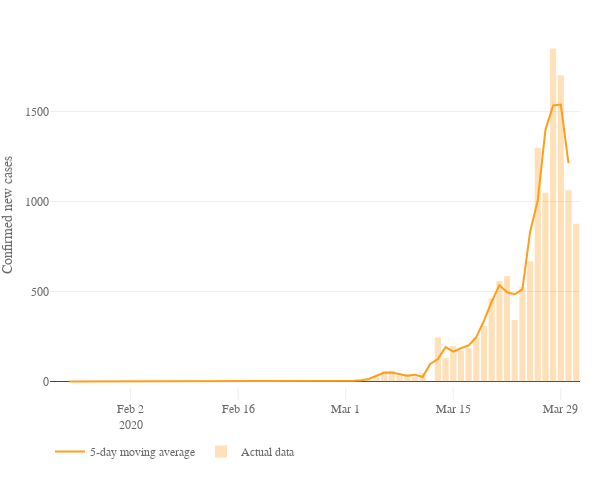

Notebook cell for this chart:
### Code cell
# Plot

for i, c in enumerate(top10_country):
    data = []
    nc = df_merged[df_merged['Country/Region'] == c].confirmed_newcases_movavg
    ncp = df_merged[df_merged['Country/Region'] == c].confirmed_newcases_by100000pop_movavg
    
    data.append(go.Scatter(x = df_merged[df_merged['Country/Region'] == c].dt,
                           y = nc,
                           name = '5-day moving average',
                           marker = dict(color = '#FF9E1B'),
                           hoverinfo = 'skip',
                           hovertext = ['{:.0f}'.format(i) for i in nc],
                           hoverlabel = dict(bordercolor = 'gray',
                                             bgcolor = 'white',
                                             font = dict(color = 'gray'),
                                             )
                           )
                ),
    data.append(go.Bar(x = df_merged[df_merged['Country/Region'] == c].dt,
                       y = df_merged[df_merged['Country/Region'] == c].confirmed_newcases,
                       name = 'Actual data',
                       opacity = 0.3,
                       marker = dict(color = '#FF9E1B'),
                       hoverinfo = 'y',
                       hovertext = c,
                       hoverlabel = dict(bordercolor = 'gray',
                                         bgcolor = 'white',
                                         font = dict(color = 'gray'),
                                         ),
                       )
                )
    
    lay = go.Layout(width = 600,
                    height = 500,
                    xaxis = dict(#nticks = 10,
                                 ticks = 'inside',
                                 ticklen = 12,
                                 tickcolor = '#eee',
                                 rangemode = 'nonnegative',
                                 zeroline = False,
                                 showgrid = False,
                                 ),
                    yaxis = dict(title='Confirmed new cases',
                                 type = 'linear',
                                 showgrid = True,
                                 ),
                    hovermode = 'closest',
                    font = dict(size = label_size,
                                family = label_font,
                                color = label_col,
                                ),
                    showlegend = True,
                    legend = dict(x = 0.0, 
                                  y = -0.1,
                                  orientation = 'h'
                                 ),
                    margin=dict(l=50, r=20, b=100, t=30, pad=0),
               )
          
                
    fig = dict(data=data, layout=lay)
    plot = plotly.offline.plot({'data':data,
                               'layout':lay},
                               include_plotlyjs = False,
                               output_type = 'div',
                               config = dict(showLink = False,
                                             modeBarButtonsToRemove = ['sendDataToCloud'],
                                             displaylogo = False,
                                             responsive = True)
                               )
    # Save JS
    path = '../visuals/new_cases/'
    out_file = open(path+'timeline_newcases_date_'+str(i)+'.html', 'w')
    out_file.write('<!DOCTYPE html><html><head><script src="https://cdn.plot.ly/plotly-latest.min.js"></script></head><body>')
    out_file.write(plot)
    out_file.write('</body><html>')
    out_file.close()
    
plotly.offline.iplot(fig)

### Figure 1 — Plotly figure (JSON) as saved in the notebook; plotly's stock layout.template omitted (floating-point values rounded to 4 significant figures)
{"data": [{"hoverinfo": "skip", "hoverlabel": {"bgcolor": "white", "bordercolor": "gray", "font": {"color": "gray"}}, "hovertext": ["nan", "nan", "0", "0", "0", "0", "0", "0", "0", "0", "0", "0", "0", "0", "0", "0", "0", "0", "0", "0", "0", "0", "0", "0", "0", "0", "0", "0", "0", "0", "0", "0", "0", "0", "0", "0", "0", "0", "2", "4", "7", "14", "32", "49", "50", "43", "33", "38", "25", "97", "125", "191", "166", "185", "200", "246", "338", "443", "535", "495", "485", "512", "831", "1005", "1399", "1534", "1538", "1214", "nan"], "marker": {"color": "#FF9E1B"}, "name": "5-day moving average", "type": "scatter", "uid": "c22bb1f8-7443-11ea-a962-8c8590b56c5d", "x": ["2020-01-23", "2020-01-24", "2020-01-25", "2020-01-26", "2020-01-27", "2020-01-28", "2020-01-29", "2020-01-30", "2020-01-31", "2020-02-01", "2020-02-02", "2020-02-03", "2020-02-04", "2020-02-05", "2020-02-06", "2020-02-07", "2020-02-08", "2020-02-09", "2020-02-10", "2020-02-11", "2020-02-12", "2020-02-13", "2020-02-14", "2020-02-15", "2020-02-16", "2020-02-17", "2020-02-18", "2020-02-19", "2020-02-20", "2020-02-21", "2020-02-22", "2020-02-23", "2020-02-24", "2020-02-25", "2020-02-26", "2020-02-27", "2020-02-28", "2020-02-29", "2020-03-01", "2020-03-02", "2020-03-03", "2020-03-04", "2020-03-05", "2020-03-06", "2020-03-07", "2020-03-08", "2020-03-09", "2020-03-10", "2020-03-11", "2020-03-12", "2020-03-13", "2020-03-14", "2020-03-15", "2020-03-16", "2020-03-17", "2020-03-18", "2020-03-19", "2020-03-20", "2020-03-21", "2020-03-22", "2020-03-23", "2020-03-24", "2020-03-25", "2020-03-26", "2020-03-27", "2020-03-28", "2020-03-29", "2020-03-30", "2020-03-31"], "y": [null, null, 0, 0, 0, 0, 0, 0, 0, 0, 0, 0.3333, 0.3333, 0.3333, 0, 0, 0, 0, 0, 0, 0, 0, 0, 0, 0, 0, 0, 0, 0, 0, 0, 0, 0, 0, 0, 0, 0, 0.3333, 2.333, 4, 7, 14, 32, 48.67, 50, 43.33, 32.67, 38, 25, 97.33, 125, 190.7, 166.3, 184.7, 200, 245.7, 338, 443, 535.3, 495.3, 484.7, 512, 830.7, 1005, 1399, 1534.0, 1538.0, 1214.0, null]}, {"hoverinfo": "y", "hoverlabel": {"bgcolor": "white", "bordercolor": "gray", "font": {"color": "gray"}}, "hovertext": "Belgium", "marker": {"color": "#FF9E1B"}, "name": "Actual data", "opacity": 0.3, "type": "bar", "uid": "c22bb3ec-7443-11ea-b332-8c8590b56c5d", "x": ["2020-01-23", "2020-01-24", "2020-01-25", "2020-01-26", "2020-01-27", "2020-01-28", "2020-01-29", "2020-01-30", "2020-01-31", "2020-02-01", "2020-02-02", "2020-02-03", "2020-02-04", "2020-02-05", "2020-02-06", "2020-02-07", "2020-02-08", "2020-02-09", "2020-02-10", "2020-02-11", "2020-02-12", "2020-02-13", "2020-02-14", "2020-02-15", "2020-02-16", "2020-02-17", "2020-02-18", "2020-02-19", "2020-02-20", "2020-02-21", "2020-02-22", "2020-02-23", "2020-02-24", "2020-02-25", "2020-02-26", "2020-02-27", "2020-02-28", "2020-02-29", "2020-03-01", "2020-03-02", "2020-03-03", "2020-03-04", "2020-03-05", "2020-03-06", "2020-03-07", "2020-03-08", "2020-03-09", "2020-03-10", "2020-03-11", "2020-03-12", "2020-03-13", "2020-03-14", "2020-03-15", "2020-03-16", "2020-03-17", "2020-03-18", "2020-03-19", "2020-03-20", "2020-03-21", "2020-03-22", "2020-03-23", "2020-03-24", "2020-03-25", "2020-03-26", "2020-03-27", "2020-03-28", "2020-03-29", "2020-03-30", "2020-03-31"], "y": [null, 0, 0, 0, 0, 0, 0, 0, 0, 0, 0, 0, 1, 0, 0, 0, 0, 0, 0, 0, 0, 0, 0, 0, 0, 0, 0, 0, 0, 0, 0, 0, 0, 0, 0, 0, 0, 0, 1, 6, 5, 10, 27, 59, 60, 31, 39, 28, 47, 0, 245, 130, 197, 172, 185, 243, 309, 462, 558, 586, 342, 526, 668, 1298, 1049, 1850, 1702, 1063, 876]}], "layout": {"font": {"color": "dimgray", "family": "Gentona, Tahoma, sans-serif", "size": 12}, "height": 500, "hovermode": "closest", "legend": {"orientation": "h", "x": 0, "y": -0.1}, "margin": {"b": 100, "l": 50, "pad": 0, "r": 20, "t": 30}, "showlegend": true, "width": 600, "xaxis": {"rangemode": "nonnegative", "showgrid": false, "tickcolor": "#eee", "ticklen": 12, "ticks": "inside", "zeroline": false}, "yaxis": {"showgrid": true, "title": "Confirmed new cases", "type": "linear"}}}
